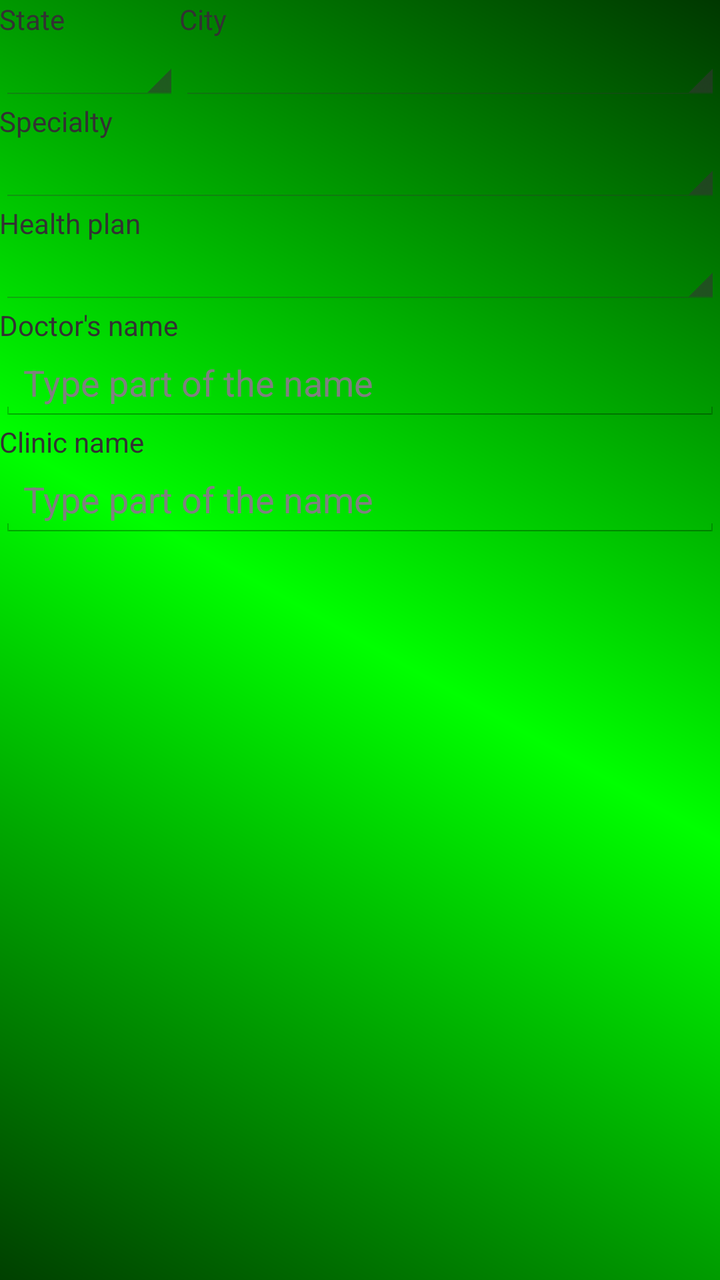
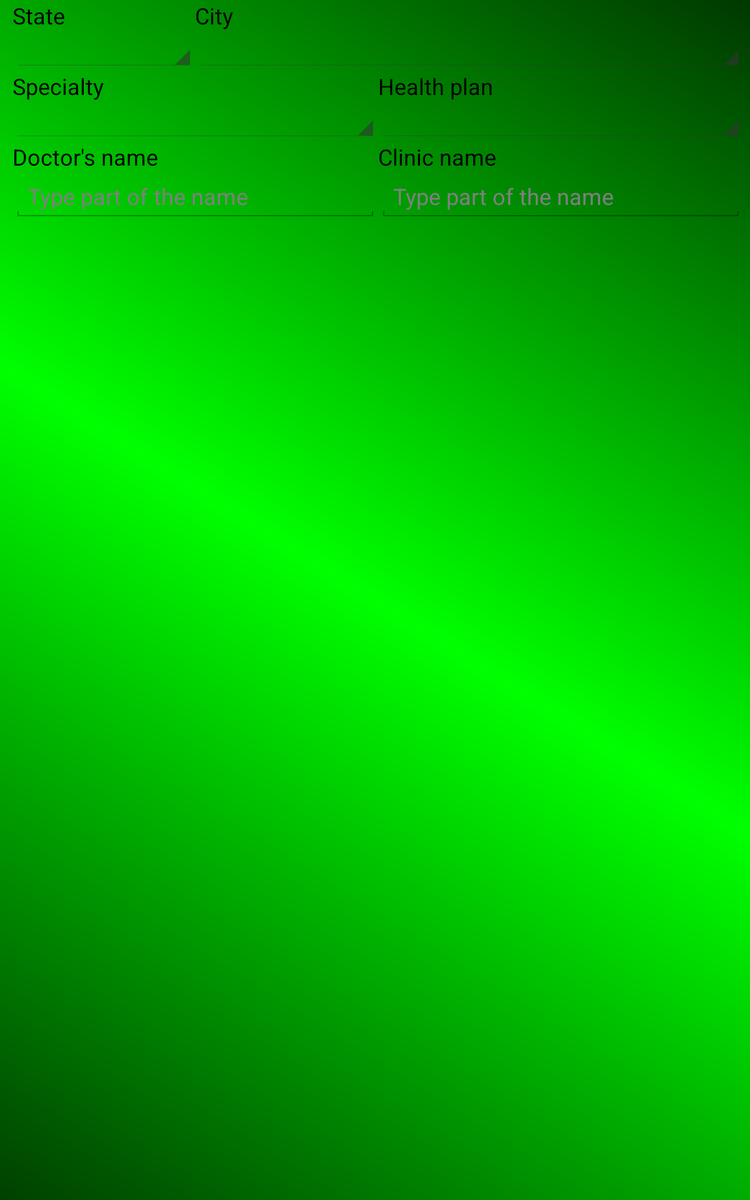

One screen, two layout resources from the same app: the default and the repository's alternative for another configuration. Each is rendered where Android would select it; the XML of both is given below.
<!-- AndroidManifest.xml: application theme AppTheme -->
<!-- res/layout/activity_buscar_medico.xml -->
<LinearLayout xmlns:android="http://schemas.android.com/apk/res/android"
    xmlns:tools="http://schemas.android.com/tools"
    android:id="@+id/LinearLayout1"
    android:layout_width="match_parent"
    android:layout_height="match_parent"
    android:background="@drawable/background_gradiente_verde"
    android:orientation="vertical"
    android:paddingBottom="@dimen/activity_vertical_margin"
    android:paddingLeft="@dimen/activity_horizontal_margin"
    android:paddingRight="@dimen/activity_horizontal_margin"
    android:paddingTop="@dimen/activity_vertical_margin"
    tools:context="br.com.android.cmi.cmiapp.BuscarMedicoActivity" >

    <ScrollView
        android:id="@+id/scrollView1"
        android:layout_width="match_parent"
        android:layout_height="wrap_content" >

        <LinearLayout
            android:layout_width="match_parent"
            android:layout_height="wrap_content"
            android:orientation="vertical" >

            <LinearLayout
                android:layout_width="match_parent"
                android:layout_height="wrap_content"
                android:baselineAligned="false" >

                <LinearLayout
                    android:layout_width="0dp"
                    android:layout_height="match_parent"
                    android:layout_weight="1"
                    android:orientation="vertical" >

                    <TextView
                        android:id="@+id/txtStateFilter"
                        android:layout_width="wrap_content"
                        android:layout_height="wrap_content"
                        android:text="@string/state" />

                    <Spinner
                        android:id="@+id/spnStateFilter"
                        android:layout_width="match_parent"
                        android:layout_height="wrap_content" />
                </LinearLayout>

                <LinearLayout
                    android:layout_width="0dp"
                    android:layout_height="match_parent"
                    android:layout_weight="3"
                    android:orientation="vertical" >

                    <TextView
                        android:id="@+id/txtCityFilter"
                        android:layout_width="wrap_content"
                        android:layout_height="wrap_content"
                        android:text="@string/city" />

                    <Spinner
                        android:id="@+id/spnCityFilter"
                        android:layout_width="match_parent"
                        android:layout_height="wrap_content" />
                </LinearLayout>
            </LinearLayout>

            <TextView
                android:id="@+id/txtSpecialtyFilter"
                android:layout_width="wrap_content"
                android:layout_height="wrap_content"
                android:text="@string/specialty" />

            <Spinner
                android:id="@+id/spnSpecialtyFilter"
                android:layout_width="match_parent"
                android:layout_height="wrap_content" />

            <TextView
                android:id="@+id/txtHealthPlanFilter"
                android:layout_width="wrap_content"
                android:layout_height="wrap_content"
                android:text="@string/health_plan" />

            <Spinner
                android:id="@+id/spnHealthPlanFilter"
                android:layout_width="match_parent"
                android:layout_height="wrap_content" />

            <TextView
                android:id="@+id/txtDoctorNameFilter"
                android:layout_width="wrap_content"
                android:layout_height="wrap_content"
                android:text="@string/doctor_name" />

            <EditText
                android:id="@+id/edtDoctorNameFilter"
                android:layout_width="match_parent"
                android:layout_height="wrap_content"
                android:ems="10"
                android:hint="@string/type_part_of_the_name"
                android:inputType="textPersonName" >

                <requestFocus />
            </EditText>

            <TextView
                android:id="@+id/txtClinicalNameFilter"
                android:layout_width="wrap_content"
                android:layout_height="wrap_content"
                android:text="@string/clinic_name" />

            <EditText
                android:id="@+id/edtClinicNameFilter"
                android:layout_width="match_parent"
                android:layout_height="wrap_content"
                android:ems="10"
                android:hint="@string/type_part_of_the_name"
                android:inputType="textPersonName" />
        </LinearLayout>
    </ScrollView>
    
    <ProgressBar
        android:id="@+id/progressBarSearchDoctor"
        style="?android:attr/progressBarStyleHorizontal"
        android:layout_width="match_parent"
        android:layout_height="wrap_content"
        android:indeterminate="false"
        android:max="100"
        android:progress="10"
        android:visibility="gone" />

</LinearLayout>
<!-- resources referenced by this layout -->
<resources>
  <!-- drawable background_gradiente_verde (drawable) -->
  <?xml version="1.0" encoding="utf-8"?>
  <shape xmlns:android="http://schemas.android.com/apk/res/android"
      android:shape="rectangle" >
  
      <gradient
          android:angle="45"
          android:centerColor="#FF00ff00"
          android:centerX="50%"
          android:endColor="#FF003800"
          android:startColor="#FF004000"
          android:type="linear" />
  
  </shape>
  <string name="city">City</string>
  <string name="clinic_name">Clinic name</string>
  <string name="doctor_name">Doctor\'s name</string>
  <string name="health_plan">Health plan</string>
  <string name="specialty">Specialty</string>
  <string name="state">State</string>
  <string name="type_part_of_the_name">Type part of the name</string>
  <style name="AppTheme" parent="Theme.Cmi">
  
          
  
      </style>
  <style name="PopupMenu.Cmi" parent="@android:style/Widget.Holo.ListPopupWindow">
          <item name="android:popupBackground">@drawable/background_gradiente_verde</item>
      </style>
  <style name="DropDownListView.Cmi" parent="@android:style/Widget.Holo.ListView.DropDown">
          <item name="android:listSelector">@drawable/selectable_background_cmi</item>
          <item name="android:popupBackground">@drawable/background_gradiente_verde</item>
          <item name="android:textColor">@color/white</item>
      </style>
  <style name="ActionBarTabStyle.Cmi" parent="android:style/Widget.Holo.ActionBar.TabView">
          <item name="android:background">@drawable/tab_indicator_ab_cmi</item>
      </style>
  <style name="DropDownNav.Cmi" parent="@android:style/Widget.Holo.Spinner">
          <item name="android:background">@drawable/spinner_background_ab_cmi</item>
          <item name="android:popupBackground">@drawable/menu_dropdown_panel_cmi</item>
          <item name="android:dropDownSelector">@drawable/selectable_background_cmi</item>
      </style>
  <style name="ActionBar.Solid.Cmi" parent="android:style/Widget.Holo.Light.ActionBar.Solid.Inverse">
          <item name="android:background">@drawable/background_gradiente_verde</item>
          <item name="@android:backgroundStacked">@drawable/ab_stacked_solid_cmi</item>
          <item name="@android:backgroundSplit">@drawable/ab_bottom_solid_cmi</item>
          <item name="android:progressBarStyle">@style/ProgressBar.Cmi</item>
      </style>
  <style name="ActionButton.CloseMode.Cmi" parent="@android:style/Widget.Holo.ActionButton.CloseMode">
          <item name="android:background">@drawable/btn_cab_done_cmi</item>
      </style>
  <style name="Theme.Cmi.Widget" parent="@android:style/Theme.Holo">
          <item name="android:popupMenuStyle">@style/PopupMenu.Cmi</item>
          <item name="android:dropDownListViewStyle">@style/DropDownListView.Cmi</item>
      </style>
  <!-- drawable background_gradiente_azul_selected_item (drawable) -->
  <?xml version="1.0" encoding="utf-8"?>
  <shape xmlns:android="http://schemas.android.com/apk/res/android" android:shape="rectangle">
  
      <gradient
  		android:type="linear"
  		android:centerX="50%"
  		android:angle="90"
  		android:startColor="#FF003333"
  		android:centerColor="#FF05C1FF"
  		android:endColor="#FF003333" />
  
  </shape>
  <!-- drawable background_gradiente_azul_selected_item_invertido (drawable) -->
  <?xml version="1.0" encoding="utf-8"?>
  <shape xmlns:android="http://schemas.android.com/apk/res/android" android:shape="rectangle">
  
      <gradient
          android:type="linear"
          android:centerX="50%"
          android:angle="90"
          android:startColor="#FF05C1FF"
          android:centerColor="#FF003333"
          android:endColor="#FF05C1FF" />
  
  </shape>
  <item name="white" type="color">#ffffff</item>
  <style name="ProgressBar.Cmi" parent="@android:style/Widget.Holo.ProgressBar.Horizontal">
          <item name="android:progressDrawable">@drawable/progress_horizontal_cmi</item>
      </style>
</resources>
<!-- res/layout-large-port/activity_buscar_medico.xml (the repository's variant of the layout above) -->
<!-- drawn on a 7-inch tablet held upright -->
<LinearLayout xmlns:android="http://schemas.android.com/apk/res/android"
    xmlns:tools="http://schemas.android.com/tools"
    android:id="@+id/LinearLayout1"
    android:layout_width="match_parent"
    android:layout_height="match_parent"
    android:background="@drawable/background_gradiente_verde"
    android:baselineAligned="false"
    android:paddingBottom="5dp"
    android:paddingStart="10dp"
    android:paddingLeft="10dp"
    android:paddingRight="5dp"
    android:paddingEnd="5dp"
    android:paddingTop="@dimen/activity_vertical_margin"
    android:orientation="vertical"
    tools:context="br.com.android.cmi.cmiapp.BuscarMedicoActivity" >

    <LinearLayout
        android:layout_width="match_parent"
        android:layout_height="wrap_content"
        android:orientation="vertical" >

        <LinearLayout
            android:layout_width="match_parent"
            android:layout_height="wrap_content"
            android:baselineAligned="false" >

            <LinearLayout
                android:layout_width="0dp"
                android:layout_height="match_parent"
                android:layout_weight="1"
                android:orientation="vertical" >

                <TextView
                    android:id="@+id/txtStateFilter"
                    android:layout_width="wrap_content"
                    android:layout_height="wrap_content"
                    android:text="@string/state"
                    android:textAppearance="?android:attr/textAppearanceMedium" />

                <Spinner
                    android:id="@+id/spnStateFilter"
                    android:layout_width="match_parent"
                    android:layout_height="wrap_content" >

                    <requestFocus />
                </Spinner>
            </LinearLayout>

            <LinearLayout
                android:layout_width="0dp"
                android:layout_height="match_parent"
                android:layout_weight="3"
                android:orientation="vertical" >

                <TextView
                    android:id="@+id/txtCityFilter"
                    android:layout_width="wrap_content"
                    android:layout_height="wrap_content"
                    android:text="@string/city"
                    android:textAppearance="?android:attr/textAppearanceMedium" />

                <Spinner
                    android:id="@+id/spnCityFilter"
                    android:layout_width="match_parent"
                    android:layout_height="wrap_content" />
            </LinearLayout>
        </LinearLayout>
        
        <LinearLayout
            android:layout_width="match_parent"
            android:layout_height="wrap_content"
            android:orientation="horizontal"
            android:baselineAligned="false" >
			
            <LinearLayout
                android:layout_width="0dp"
                android:layout_height="match_parent"
                android:layout_weight="1"
                android:orientation="vertical" >

                <TextView
                    android:id="@+id/txtSpecialtyFilter"
                    android:layout_width="wrap_content"
                    android:layout_height="wrap_content"
                    android:text="@string/specialty"
                    android:textAppearance="?android:attr/textAppearanceMedium" />

                <Spinner
                    android:id="@+id/spnSpecialtyFilter"
                    android:layout_width="match_parent"
                    android:layout_height="wrap_content" />
            </LinearLayout>
			
            <LinearLayout
                android:layout_width="0dp"
                android:layout_height="match_parent"
                android:layout_weight="1"
                android:orientation="vertical" >

                <TextView
                    android:id="@+id/txtHealthPlanFilter"
                    android:layout_width="wrap_content"
                    android:layout_height="wrap_content"
                    android:text="@string/health_plan"
                    android:textAppearance="?android:attr/textAppearanceMedium" />

                <Spinner
                    android:id="@+id/spnHealthPlanFilter"
                    android:layout_width="match_parent"
                    android:layout_height="wrap_content" />
            </LinearLayout>
        </LinearLayout>
		
        <LinearLayout
            android:layout_width="match_parent"
            android:layout_height="wrap_content"
            android:baselineAligned="false"
            android:orientation="horizontal" >
			
            <LinearLayout
                android:layout_width="0dp"
                android:layout_height="match_parent"
                android:layout_weight="1"
                android:orientation="vertical" >

                <TextView
                    android:id="@+id/txtDoctorNameFilter"
                    android:layout_width="wrap_content"
                    android:layout_height="wrap_content"
                    android:text="@string/doctor_name"
                    android:textAppearance="?android:attr/textAppearanceMedium" />

                <EditText
                    android:id="@+id/edtDoctorNameFilter"
                    android:layout_width="match_parent"
                    android:layout_height="wrap_content"
                    android:ems="10"
                    android:hint="@string/type_part_of_the_name"
                    android:inputType="textPersonName"
                    android:textAppearance="?android:attr/textAppearanceMedium" >
                </EditText>
            </LinearLayout>
			
            <LinearLayout
                android:layout_width="0dp"
                android:layout_height="match_parent"
                android:layout_weight="1"
                android:orientation="vertical" >

                <TextView
                    android:id="@+id/txtClinicalNameFilter"
                    android:layout_width="wrap_content"
                    android:layout_height="wrap_content"
                    android:text="@string/clinic_name"
                    android:textAppearance="?android:attr/textAppearanceMedium" />

                <EditText
                    android:id="@+id/edtClinicNameFilter"
                    android:layout_width="match_parent"
                    android:layout_height="wrap_content"
                    android:ems="10"
                    android:hint="@string/type_part_of_the_name"
                    android:inputType="textPersonName" />
            </LinearLayout>

        </LinearLayout>
        
        <LinearLayout
            android:id="@+id/SeekDoctor_buttos"
            android:layout_width="match_parent"
            android:layout_height="wrap_content"
            android:layout_gravity="bottom"
            android:visibility="gone" >

            <Button
                android:id="@+id/btnSeekDoctor"
                android:layout_width="0dp"
                android:layout_height="wrap_content"
                android:layout_weight="2"
                android:text="@string/seek" />

            <Button
                android:id="@+id/btnClearFiltersForDoctor"
                android:layout_width="0dp"
                android:layout_height="wrap_content"
                android:layout_weight="2"
                android:text="@string/clear" />
        </LinearLayout>

        <ProgressBar
            android:id="@+id/progressBarSearchDoctor"
            style="?android:attr/progressBarStyleHorizontal"
            android:layout_width="match_parent"
            android:layout_height="wrap_content"
            android:indeterminate="false"
            android:max="100"
            android:progress="10"
            android:visibility="invisible" />
    </LinearLayout>
    
    <LinearLayout
        android:layout_width="match_parent"
        android:layout_height="match_parent"
        android:orientation="vertical"
        android:baselineAligned="false" >

        <FrameLayout
            android:id="@+id/fragmentListaMedicos_tablet"
            android:layout_width="match_parent"
            android:layout_height="0dp"
            android:layout_weight="4"
            android:paddingLeft="7dp"
            android:paddingRight="7dp" />

        <FrameLayout
            android:id="@+id/fragmentAgendaMedico_tablet"
            android:layout_width="match_parent"
            android:layout_height="0dp"
            android:layout_weight="3"
            android:paddingLeft="7dp"
            android:paddingRight="7dp"
            android:visibility="gone" />
    </LinearLayout>

</LinearLayout>
<!-- resources referenced by the variant -->
<!-- as a 7-inch tablet held upright resolves them -->
<resources>
  <!-- drawable background_gradiente_verde (drawable) -->
  <?xml version="1.0" encoding="utf-8"?>
  <shape xmlns:android="http://schemas.android.com/apk/res/android"
      android:shape="rectangle" >
  
      <gradient
          android:angle="45"
          android:centerColor="#FF00ff00"
          android:centerX="50%"
          android:endColor="#FF003800"
          android:startColor="#FF004000"
          android:type="linear" />
  
  </shape>
  <string name="city">City</string>
  <string name="clear">Clear</string>
  <string name="clinic_name">Clinic name</string>
  <string name="doctor_name">Doctor\'s name</string>
  <string name="health_plan">Health plan</string>
  <string name="seek">Seek</string>
  <string name="specialty">Specialty</string>
  <string name="state">State</string>
  <string name="type_part_of_the_name">Type part of the name</string>
  <style name="AppTheme" parent="Theme.Cmi">
  
          
  
      </style>
  <style name="PopupMenu.Cmi" parent="@android:style/Widget.Holo.ListPopupWindow">
          <item name="android:popupBackground">@drawable/background_gradiente_verde</item>
      </style>
  <style name="DropDownListView.Cmi" parent="@android:style/Widget.Holo.ListView.DropDown">
          <item name="android:listSelector">@drawable/selectable_background_cmi</item>
          <item name="android:popupBackground">@drawable/background_gradiente_verde</item>
          <item name="android:textColor">@color/white</item>
      </style>
  <style name="ActionBarTabStyle.Cmi" parent="android:style/Widget.Holo.ActionBar.TabView">
          <item name="android:background">@drawable/tab_indicator_ab_cmi</item>
      </style>
  <style name="DropDownNav.Cmi" parent="@android:style/Widget.Holo.Spinner">
          <item name="android:background">@drawable/spinner_background_ab_cmi</item>
          <item name="android:popupBackground">@drawable/menu_dropdown_panel_cmi</item>
          <item name="android:dropDownSelector">@drawable/selectable_background_cmi</item>
      </style>
  <style name="ActionBar.Solid.Cmi" parent="android:style/Widget.Holo.Light.ActionBar.Solid.Inverse">
          <item name="android:background">@drawable/background_gradiente_verde</item>
          <item name="@android:backgroundStacked">@drawable/ab_stacked_solid_cmi</item>
          <item name="@android:backgroundSplit">@drawable/ab_bottom_solid_cmi</item>
          <item name="android:progressBarStyle">@style/ProgressBar.Cmi</item>
      </style>
  <style name="ActionButton.CloseMode.Cmi" parent="@android:style/Widget.Holo.ActionButton.CloseMode">
          <item name="android:background">@drawable/btn_cab_done_cmi</item>
      </style>
  <style name="Theme.Cmi.Widget" parent="@android:style/Theme.Holo">
          <item name="android:popupMenuStyle">@style/PopupMenu.Cmi</item>
          <item name="android:dropDownListViewStyle">@style/DropDownListView.Cmi</item>
      </style>
  <!-- drawable background_gradiente_azul_selected_item (drawable) -->
  <?xml version="1.0" encoding="utf-8"?>
  <shape xmlns:android="http://schemas.android.com/apk/res/android" android:shape="rectangle">
  
      <gradient
  		android:type="linear"
  		android:centerX="50%"
  		android:angle="90"
  		android:startColor="#FF003333"
  		android:centerColor="#FF05C1FF"
  		android:endColor="#FF003333" />
  
  </shape>
  <!-- drawable background_gradiente_azul_selected_item_invertido (drawable) -->
  <?xml version="1.0" encoding="utf-8"?>
  <shape xmlns:android="http://schemas.android.com/apk/res/android" android:shape="rectangle">
  
      <gradient
          android:type="linear"
          android:centerX="50%"
          android:angle="90"
          android:startColor="#FF05C1FF"
          android:centerColor="#FF003333"
          android:endColor="#FF05C1FF" />
  
  </shape>
  <item name="white" type="color">#ffffff</item>
  <style name="ProgressBar.Cmi" parent="@android:style/Widget.Holo.ProgressBar.Horizontal">
          <item name="android:progressDrawable">@drawable/progress_horizontal_cmi</item>
      </style>
</resources>
